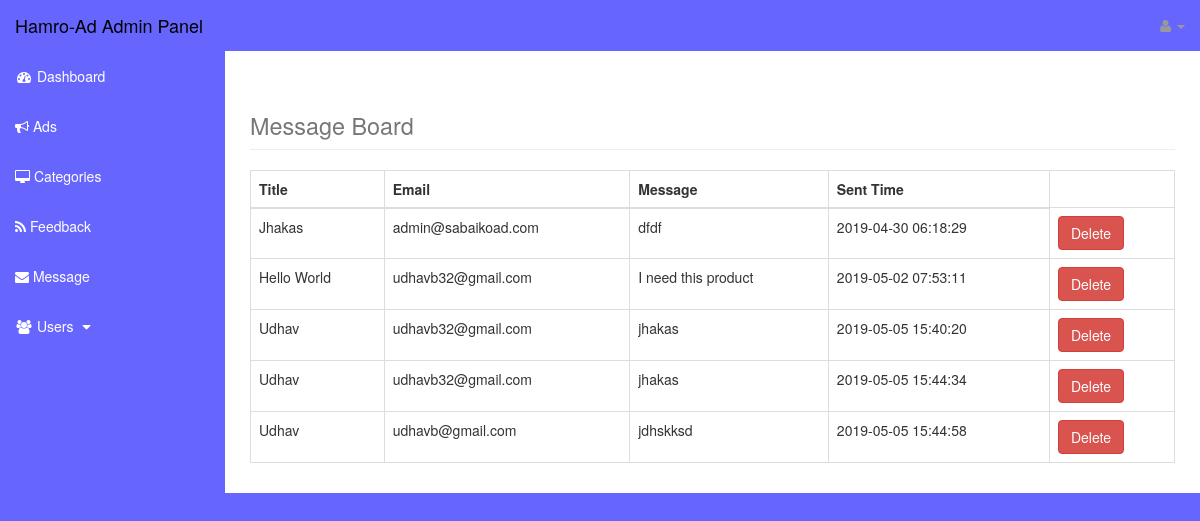
Page /admin/message.php on the committed database.
### tables this page shows
CREATE TABLE `msg` (
  `id` int(11) NOT NULL,
  `ads_id` varchar(50) NOT NULL,
  `title` varchar(50) NOT NULL,
  `email` varchar(50) NOT NULL,
  `phone` varchar(14) NOT NULL,
  `content` text NOT NULL,
  `user` varchar(50) NOT NULL,
  `senttime` timestamp NOT NULL DEFAULT CURRENT_TIMESTAMP ON UPDATE CURRENT_TIMESTAMP
);

### admin/message.php (the view, shortened to what this page needs)
<?php include"includes/admin_header.php"; ?>
    <div id="wrapper">
        <?php include"includes/admin_navigation.php"; ?>
        <div id="page-wrapper">
            <div class="container-fluid">
                <div class="row">
                    <div class="col-lg-12">
                        <h1 class="page-header">
                            <small>Message Board</small>
                        </h1>
                        <?php
                        if (isset($_GET['source'])) {
                            $source = $_GET['source'];
                        }
                        else {
                            $source = "";
                        }
                        switch ($source) {
                            default: ?>
                                <table class="table table-bordered table-hover">
                                <thead>
                                    <tr>
                                        <th>Title</th>
                                        <th>Email</th>
                                        <th>Message</th>
                                        <th>Sent Time</th>
                                    </tr>
                                </thead>
                                <tbody>
                                    <?php
                                        $query = "SELECT * FROM msg";
                                        $select_posts = mysqli_query($con,$query);
                                        while($row = mysqli_fetch_assoc($select_posts)) {
										   $title=$row['title'];
                                            $email=$row['email'];
                                            $content=$row['content'];
                                            $tym=$row['senttime'];
                                     ?>
                                    <tr>
                                        <td><?php echo $title ?></td>
                                        <td><?php echo $email ?></td>
                                        <td><?php echo $content ?></td>
                                        <td><?php echo $tym ?></td>
									    <td>
										<a href="message.php?delete=<?php echo $row['id']; ?>" class="btn btn-danger">Delete</a>
									</td>
                                    </tr>
                                    <?php } ?>
                                </tbody>
                                </table><?php
                                break;
                        }
                        ?>
                    </div>
                </div>
            </div>
        </div>

### admin/css/sb-admin.css (style rules this page uses)
body { margin-top: 100px; background-color: #6666ff; }
@media (min-width:768px) { body { margin-top: 50px; } }
#wrapper { padding-left: 0; }
#page-wrapper { width: 100%; padding: 0; background-color: #fff; }
@media (min-width:768px) { #wrapper { padding-left: 225px; } }
@media (min-width:768px) { #page-wrapper { padding: 10px; } }

### rows in the picture
msg: title "Jhakas", email "admin@sabaikoad.com", content "dfdf", senttime "2019-04-30 06:18:29"
msg: title "Hello World", email "udhavb32@gmail.com", content "I need this product", senttime "2019-05-02 07:53:11"
msg: title "Udhav", email "udhavb32@gmail.com", content "jhakas", senttime "2019-05-05 15:40:20"
msg: title "Udhav", email "udhavb32@gmail.com", content "jhakas", senttime "2019-05-05 15:44:34"
msg: title "Udhav", email "udhavb@gmail.com", content "jdhskksd", senttime "2019-05-05 15:44:58"
